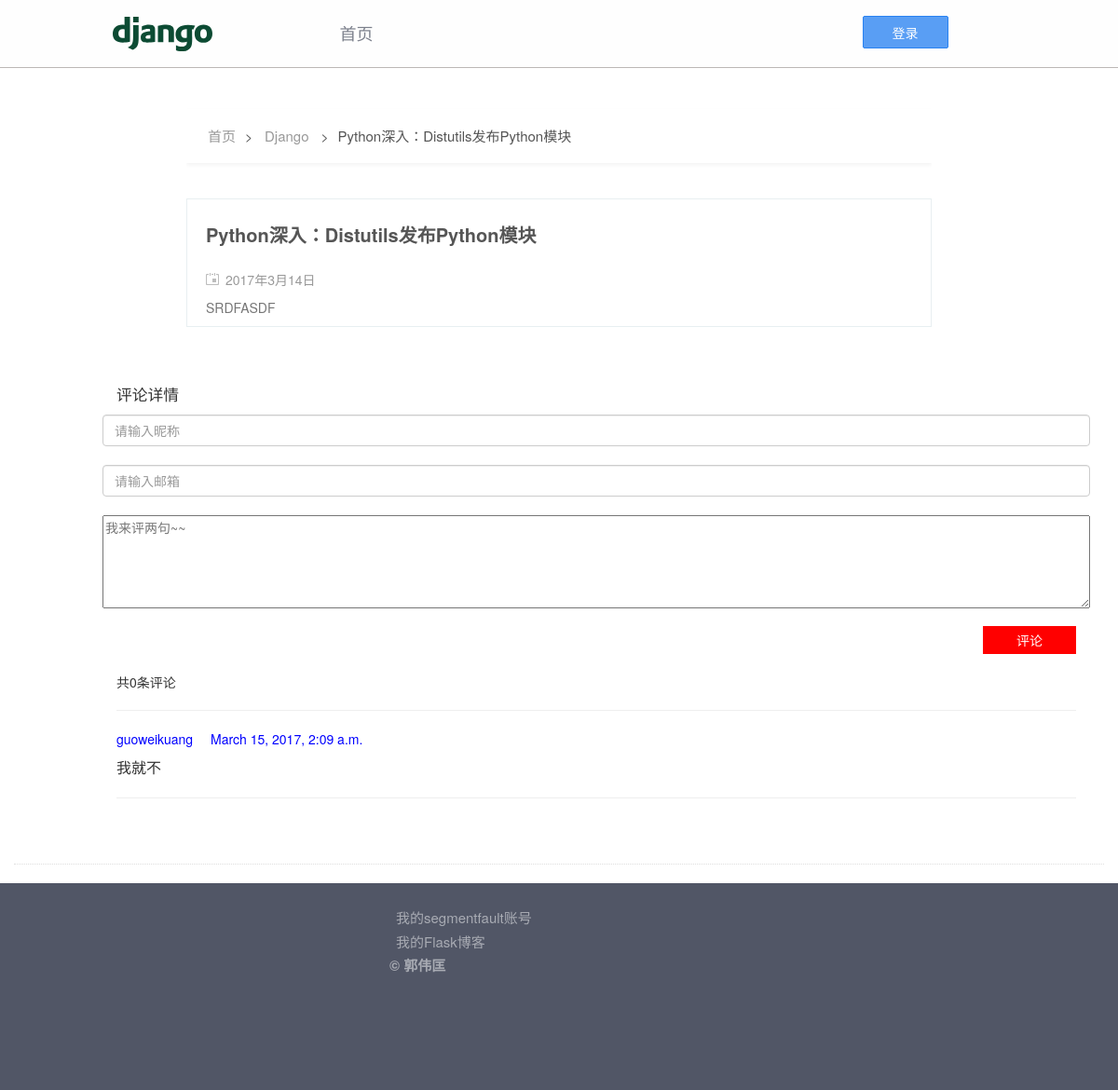
Screenshot of /article/8 with the database file from the repository.
### blog/models.py (models this page shows, shortened)
class Article(models.Model):
    STATUS_CHOICES = (
        ('d', 'Draft'),
        ('p', 'Publish')
    )
    title = models.CharField('标题', max_length=140)
    body = models.TextField('正文')
    created_time = models.DateTimeField('创建时间')
    last_modified_time = models.DateTimeField('修改时间')
    """
         choices 参数需要的值，choices选项会使该field在被渲染成form时
         被渲染为一个select组件，这里我定义了两个状态，
         一个是Draft（草稿），一个是Published（已发布），
         select组件会有两个选项：Draft 和 Published。
         但是存储在数据库中的值分别是'd'和'p'，这就是 choices的作用。
    """
    status = models.CharField('文章状态', max_length=1, choices=STATUS_CHOICES)
    abstract = models.CharField('摘要', max_length=60, blank=True, null=True,
                                help_text="可选，如若为空将摘取正文的前60个字符")
    views = models.PositiveIntegerField('浏览量', default=0)
    likes = models.PositiveIntegerField('点赞数', default=0)
    topped = models.BooleanField('置顶', default=False)
    """
        文章的分类，ForeignKey即数据库中的外键。
        外键的定义是：如果数据库中某个表的列的值是另外一个表的主键。
        外键定义了一个一对多的关系，这里即一篇文章对应一个分类，而一个分类下可能有多篇文章.
        详情参考django官方文档关于ForeinKey的说明，
        on_delete=models.SET_NULL表示删除某个分类（category）后该分类下所有的Article的外键设为null（空）
    """
    category = models.ForeignKey('Category', verbose_name='分类',
                                 null=True, on_delete=models.SET_NULL)
    tags = models.ManyToManyField('Tag', verbose_name='标签集合', blank=True)
    objects = ArticleManage()
    class Meta:
        ordering = ['-last_modified_time']

class Category(models.Model):
    name = models.CharField('分类', max_length=20)
    created_time = models.DateTimeField("创建时间", auto_now=True)
    last_modified_time = models.DateTimeField("修改时间", auto_now=True)

class BlogComment(models.Model):
    user_name = models.CharField('评论者名字', max_length=100)
    user_email = models.CharField('评论者邮箱', max_length=250)
    body = models.TextField('评论内容')
    created_time = models.DateTimeField('评论时间', auto_now_add=True)
    article = models.ForeignKey('Article', verbose_name='评论所属文章', on_delete=models.CASCADE)

### blog/views.py (the view)
# urls.py: url(r'^article/(?P<article_id>\d+)$', views.ArticleDetailView.as_view(), name='detail'),
class ArticleDetailView(DetailView):
    model = Article
    template_name = "blog/detail.html"
    context_object_name = "article"
    pk_url_kwarg = 'article_id'
    def get_object(self, queryset=None):
        obj = super(ArticleDetailView, self).get_object()
        obj.body = markdown2.markdown(obj.body, extras=['fenced-code-blocks'],)
        return obj
    def get_context_data(self, **kwargs):
        kwargs['comment_list'] = self.object.blogcomment_set.all()
        kwargs['form'] = BlogCommentForm()
        return super(ArticleDetailView, self).get_context_data(**kwargs)

### blog/forms.py
class BlogCommentForm(forms.ModelForm):
    class Meta:
        model = BlogComment
        fields = ['user_name', 'user_email', 'body']
        widgets = {
            'user_name': forms.TextInput(attrs={
                'class': 'form-control',
                'placeholder': '请输入昵称',
                'aria-describedby': 'sizing-addon1',
            }),
            'user_email': forms.TextInput(attrs={
                'class': 'form-control',
                'placeholder': '请输入邮箱',
                'ariz-describedby': 'sizing-addon1',
            }),
            'body': forms.Textarea(attrs={'placeholder': '我来评两句~~'}),
        }

### blog/templates/blog/detail.html
{% extends 'base.html' %}
{% block content %}
    <div class="container">
        <div class="row">
            <div id="bd" class="wrp clear-fix">
                <div id="main">
                    <div id="detail-title">
                        <ul id="single-nav">
                            <li><a href="{% url 'blog:index' %}">首页</a></li>
                            <li>&gt;</li>
                            <li>
                                <ul class="post-categories">
                                    <li><a href="" title=""
                                           rel="category">{{ article.category.name }}</a>
                                    </li>
                                </ul>
                            </li>
                            <li>&gt;</li>
                            <li class="title-active"><a href="{% url 'blog:detail' article.pk %}"
                                                        rel="bookmark">{{ article.title }}</a>
                            </li>
                        </ul>
                    </div>
                    <div id="post-1951"
                         class="post-1951 post type-post status-publish format-standard hentry category-meida-report">
                        <div class="post-hd">
                            <h1 class="title">{{ article.title }}</h1>
                        </div>
                        <div class="date-read">
                            <i class="icon-date"></i><span
                                class="date">{{ article.last_modified_time|date:"Y年n月d日" }}</span>
                        </div>
                        <div class="post-bd">
                            {{ article.body |safe }}
                        </div>
                    </div>
                </div>
            </div>
            {% include 'blog/comment.html' %}
        </div>
    </div>
{% endblock %}

### blog/templates/blog/comment.html (shortened to what this page needs)
<div class="comment">
    <div class="comment-main">
        <p class="head">评论详情</p>
        <form method="post" action="{% url 'blog:comment' article.pk %}">
            <div class="row">
                {% for field in form %}
                    {{ field }}
                    <br>
                {% endfor %}
            </div>
            <button type="submit" class="com-button">评论</button>
        </form>
        <p class="comment-count">共{{ 0 }}条评论</p>
        <hr>
        {% for comment in comment_list %}
            <div class="main-content">
                <span class="user-nickname">{{ comment.user_name }}</span>
                <time class="time">{{ comment.created_time }}</time>
                <div class="comment-content">
                    {{ comment.body }}
                </div>
            </div>
            <hr>
        {% endfor %}
    </div>
</div>

### blog/static/blog/css/style.css (style rules this page uses)
html, body { margin: 0; padding: 0; border: 0; font-size: 100%; vertical-align: baseline; line-height: 1; }
body { margin: 0; padding: 0; font: 12px 'Microsoft Yahei', '微软雅黑', 'simsun', Arial, sans-serif; background-color: #edf4f6; min-width: 960px; }
ul { padding: 0; margin: 0; }
li { list-style: none; }
a { text-decoration: none }
input, textarea { outline: 0 }
.wrp { width: 960px; height: 72px; margin: 0 auto; }
.clear-fix:after { clear: both; display: block; visibility: hidden; overflow: hidden; height: 0; content: '.' }
.clear-fix { zoom: 1 }
#bd { margin: 0 auto; width: 800px; height: auto; }
#main { float: left; overflow-x: hidden; width: 100% }
.post { margin-top: 38px; border: 1px solid #e8eff1; background-color: #fff; padding-left: 20px; padding-right: 20px; }
.post-hd .title { margin: 27px 0 27px; font-size: 20px; font-weight: bold; color: #555; }
.date-read { margin: 10px 0px; }
.icon-date { display: inline-block; *display: inline; *zoom: 1; width: 14px; height: 13px; margin-right: 7px; background: url(../img/date.png) no-repeat; }
.read, .date { color: #999; margin-right: 12px; }
.post-bd { / / min-height: 250 px; word-break: break-word; color: #777; }
.post-bd p { color: #777; font-size: 14px; }
.comment { position: relative; margin: 20px 0; padding: 0 0 20px 80px; min-height: 80px; border-bottom: 1px dotted #dedede; zoom: 1 }
#detail-title { display: block; width: 800px; margin: 0 auto; margin-top: 35px; background-color: #fff; box-shadow: 0 2px 4px rgba(0, 0, 0, 0.05); }
#detail-title #single-nav { margin-left: 20px; height: 58px; }
#detail-title li { display: inline-block; *display: inline; *zoom: 1; font-size: 14px; color: #555; line-height: 58px; padding: 0 3px; vertical-align: top; }
#detail-title li a { font-size: 15px; color: #999; display: block; }
#detail-title .title-active a { color: #555; overflow: hidden; white-space: nowrap; text-overflow: ellipsis; max-width: 500px; }
.comment { margin-top: 30px; background-color: white; }
.comment .comment-main { padding: 30px; }
.comment .head { font-size: larger; }
.comment textarea { width: 100%; height: 100px; resize: vertical; }
.comment .com-button { margin-top: 15px; width: 100px; padding: 5px; background-color: red; border: none; color: white; float: right; margin-bottom: 20px; }
.comment .comment-count { clear: both; }
.main-content .user-nickname { vertical-align: top; color: blue; margin-right: 15px; }
.main-content .time { vertical-align: top; color: blue; }
.main-content .comment-content { margin-top: 10px; font-size: 16px; }

### rows the page displays
Article: category.name "Django", title "Python深入：Distutils发布Python模块", last_modified_time "2017年3月14日", body "SRDFASDF"
BlogComment: user_name "guoweikuang", created_time "March 15, 2017, 2:09 a.m.", body "我就不"

### other values shown
{{ 0 }} "0"
